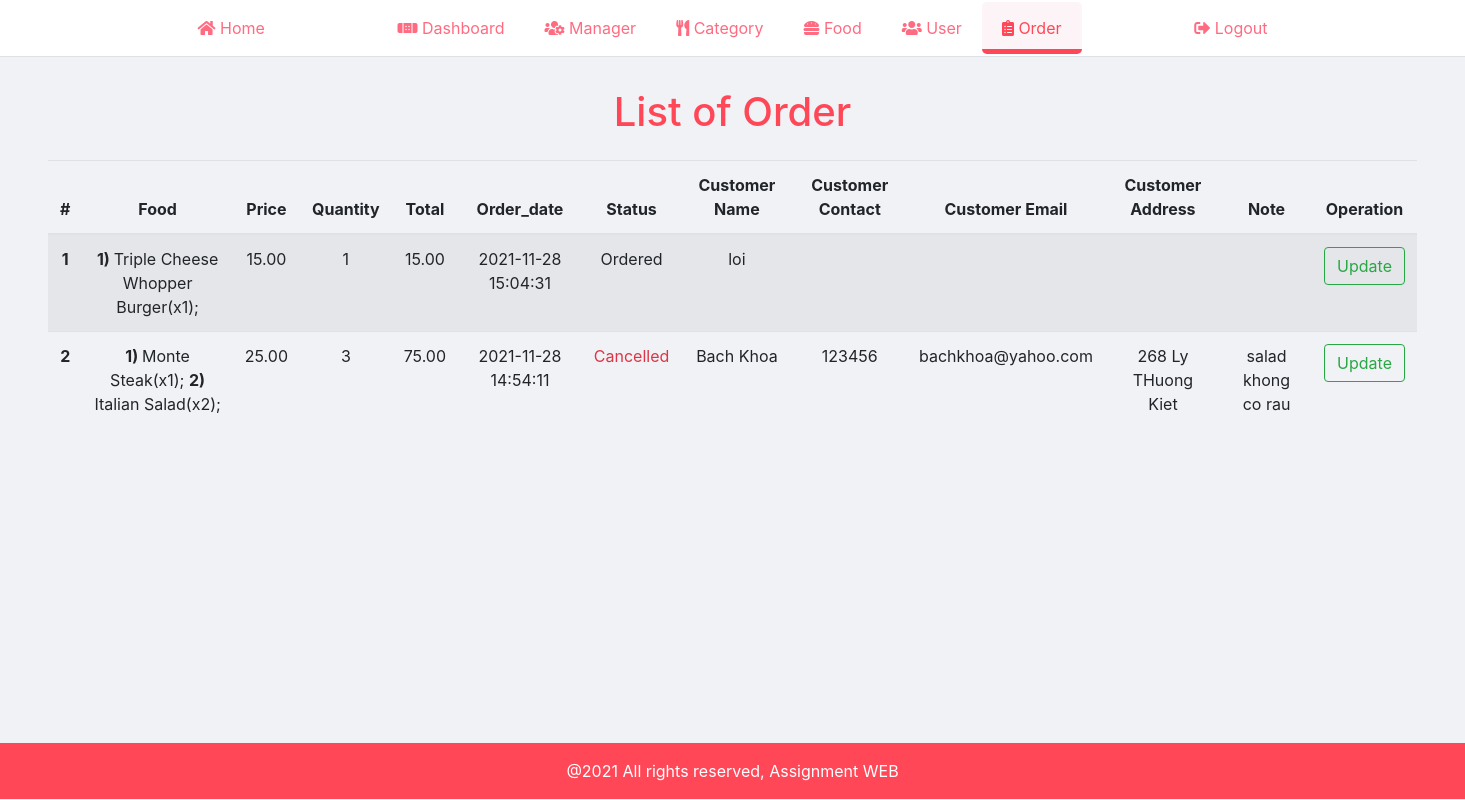
Page /manager_page/order/order.php (signed in) on the earlier database version.
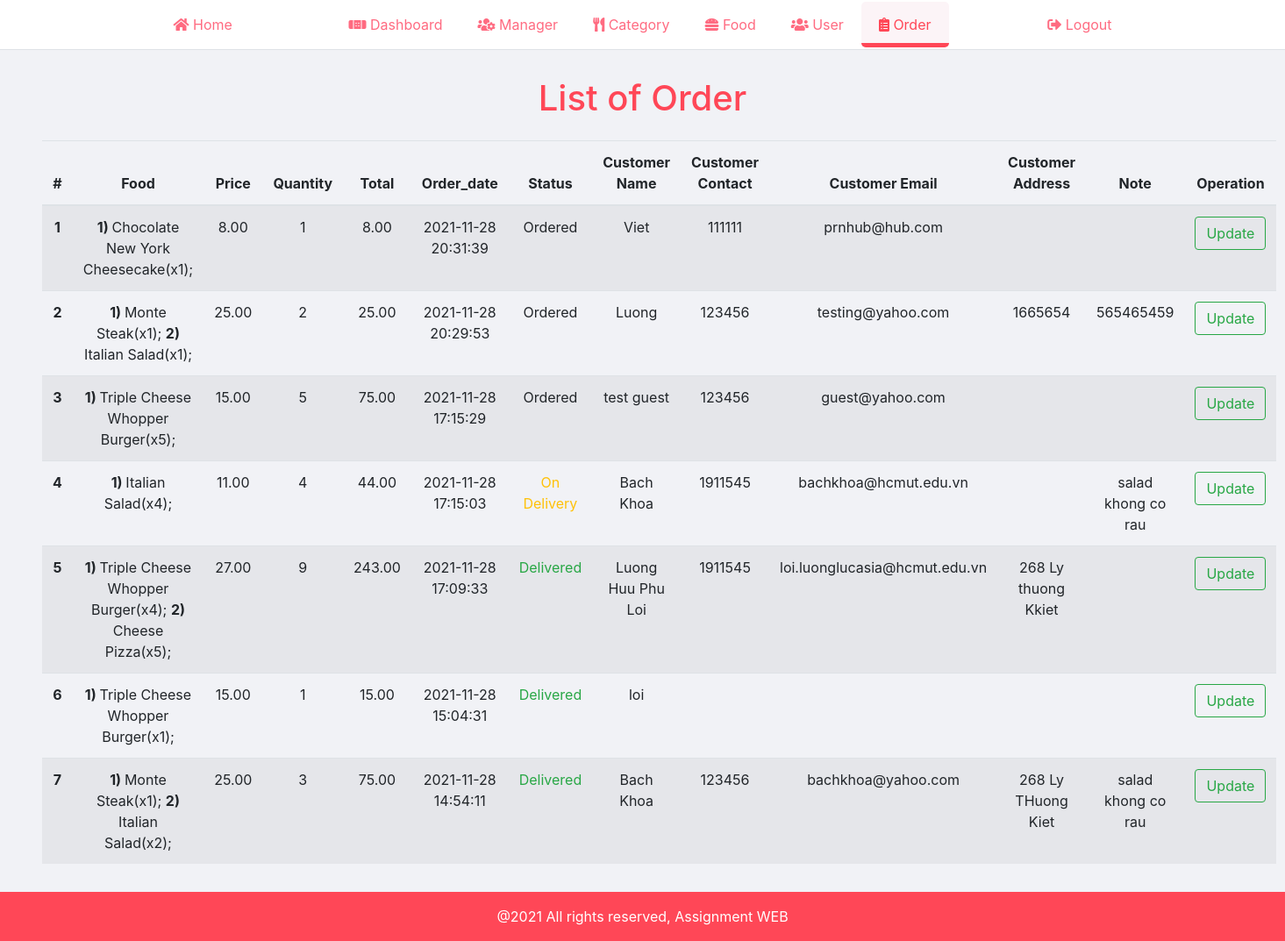
Same page on the later database version.
### tables this page shows
CREATE TABLE `food_order` (
  `id` int(10) UNSIGNED NOT NULL,
  `food` varchar(500) NOT NULL,
  `price` decimal(10,2) NOT NULL,
  `quantity` int(11) NOT NULL,
  `total` decimal(10,2) NOT NULL,
  `order_date` datetime NOT NULL,
  `status` varchar(50) NOT NULL,
  `customer_name` varchar(150) NOT NULL,
  `customer_contact` varchar(20) NOT NULL,
  `customer_email` varchar(150) NOT NULL,
  `customer_address` varchar(255) NOT NULL,
  `note` varchar(255) NOT NULL
);

### manager_page/order/order.php (the view, shortened to what this page needs)
<?php
    include('../partials/header.php');
?>
    <div class="content">
        <div class="py-3 px-5 mobile__content">
            <h1 class="text-center primary-color mt-3">List of Order</h1>
            <table class="table table-striped mt-4 d-none d-xl-block">
                <thead>
                    <tr>
                        <th scope="col" class="text-center">#</th>
                        <th scope="col" class="text-center">Food</th>
                        <th scope="col" class="text-center">Price</th>
                        <th scope="col" class="text-center">Quantity</th>
                        <th scope="col" class="text-center">Total</th>
                        <th scope="col" class="text-center">Order_date</th>
                        <th scope="col" class="text-center">Status</th>
                        <th scope="col" class="text-center">Customer Name</th>
                        <th scope="col" class="text-center">Customer Contact</th>
                        <th scope="col" class="text-center">Customer Email</th>
                        <th scope="col" class="text-center">Customer Address</th>
                        <th scope="col" class="text-center">Note</th>
                        <th scope="col" class="text-center">Operation</th>
                    </tr>
                </thead>
                <tbody>
                    <?php
                        $sql = "SELECT * FROM food_order ORDER BY id DESC";
                        $res = mysqli_query($connection, $sql);
                        $n = 1;
                        $count = mysqli_num_rows($res);
                        if ($count > 0) {
                            while ($row = mysqli_fetch_assoc($res)) {
                                $id = $row['id'];
                                $food = $row['food'];
                                $price = $row['price'];
                                $quantity = $row['quantity'];
                                $total = $row['total'];
                                $order_date = $row['order_date'];
                                $status = $row['status'];
                                $customer_name = $row['customer_name'];
                                $customer_contact = $row['customer_contact'];
                                $customer_email = $row['customer_email'];
                                $customer_address = $row['customer_address'];
                                $note = $row['note'];
                                ?>
                                    <tr>
                                        <th scope="row" class="text-center"><?php echo $n++; ?></th>
                                        <td class="text-center"><?php echo $food; ?></td>
                                        <td class="text-center"><?php echo $price; ?></td>
                                        <td class="text-center"><?php echo $quantity; ?></td>
                                        <td class="text-center"><?php echo $total; ?></td>
                                        <td class="text-center"><?php echo $order_date; ?></td>
                                        <td class="text-center">
                                            <?php
                                                if ($status == "Ordered") {
                                                    echo "<label>$status</label>";
                                                }
                                                else if ($status == "On Delivery") {
                                                    echo "<label class='text-warning'>$status</label>";
                                                }
                                                else if ($status == "Delivered") {
                                                    echo "<label class='text-success'>$status</label>";
                                                }
                                                else if ($status == "Cancelled") {
                                                    echo "<label class='text-danger'>$status</label>";
                                                }
                                            ?>
                                        </td>
                                        <td class="text-center"><?php echo $customer_name; ?></td>
                                        <td class="text-center"><?php echo $customer_contact; ?></td>
                                        <td class="text-center"><?php echo $customer_email; ?></td>
                                        <td class="text-center"><?php echo $customer_address; ?></td>
                                        <td class="text-center"><?php echo $note; ?></td>
                                        <td class="text-center">
                                            <a href="<?php echo SITEURL; ?>manager_page/order/update_order.php?id=<?php echo $id; ?>" class="btn btn-outline-success">Update</a>
                                        </td>
                                    </tr>
                                <?php
                            }
                        } else {
                            ?>
                                <tr>
                                    <td colspan="13"><div class="text-danger">No Order</div></td>
                                </tr>
                            <?php
                        }
                    ?>
                </tbody>
            </table>
        </div>
    </div>
<?php
    include('../partials/footer.php');
?>

### manager_page/partials/header.php (shortened to what this page needs)
<!DOCTYPE html>
<html lang="en">
<head>
    <?php
        if ($_SERVER['SCRIPT_NAME'] == "/assignmentWEB/manager_page/index.php") {
            echo "<link rel='stylesheet' href='../css/bootstrap.min.css'>";
        } else {
            echo "<link rel='stylesheet' href='../../css/bootstrap.min.css'>";
        }
        if ($_SERVER['SCRIPT_NAME'] == "/assignmentWEB/manager_page/index.php") {
            echo "<link rel='stylesheet' href='../css/manager.css'>";
        } else {
            echo "<link rel='stylesheet' href='../../css/manager.css'>";
        }
        if ($_SERVER['SCRIPT_NAME']=="/assignmentWEB/manager_page/index.php") {
            echo "<link rel='stylesheet' href='../font/fontawesome-free-5.15.4/css/all.min.css'>";
        } else {
            echo "<link rel='stylesheet' href='../../font/fontawesome-free-5.15.4/css/all.min.css'>";
        }
    ?>
</head>
<body>
    <div class="header border-bottom">
        <div class="py-3 container">
            <div class="mb-0 pl-0 d-flex justify-content-between align-items-center">
                <div>
                    <div class="">
                        <a class="header__item" href="<?php echo SITEURL; ?>">
                            <i class="fas fa-home"></i>
                            Home
                        </a>
                    </div>
                </div>
                <div class="d-none d-md-flex">
                    <div class="">
                        <a <?php if($_SERVER['SCRIPT_NAME']=="/assignmentWEB/manager_page/index.php") { ?>  class="header__item active"   <?php   }?> class="header__item" href="<?php echo SITEURL; ?>manager_page/index.php">
                            <i class="fas fa-band-aid"></i>
                            Dashboard
                        </a>
                    </div>
                    <div class="">
                        <a <?php if($_SERVER['SCRIPT_NAME']=="/assignmentWEB/manager_page/manager/manager.php" || $_SERVER['SCRIPT_NAME']=="/assignmentWEB/manager_page/manager/add_manager.php" || $_SERVER['SCRIPT_NAME']=="/assignmentWEB/manager_page/manager/update_manager.php" || $_SERVER['SCRIPT_NAME']=="/assignmentWEB/manager_page/manager/change_password.php") { ?>  class="header__item active"   <?php   }?> class="header__item" href="<?php echo SITEURL; ?>manager_page/manager/manager.php">
                            <i class="fas fa-users-cog"></i>
                            Manager
                        </a>
                    </div>
                    <div class="">
                        <a <?php if($_SERVER['SCRIPT_NAME']=="/assignmentWEB/manager_page/category/category.php" || $_SERVER['SCRIPT_NAME']=="/assignmentWEB/manager_page/category/add_category.php" || $_SERVER['SCRIPT_NAME']=="/assignmentWEB/manager_page/category/update_category.php") { ?>  class="header__item active"   <?php   }?> class="header__item" href="<?php echo SITEURL; ?>manager_page/category/category.php">
                            <i class="fas fa-utensils"></i>
                            Category
                        </a>
                    </div>
                    <div class="">
                        <a <?php if($_SERVER['SCRIPT_NAME']=="/assignmentWEB/manager_page/food/food.php" || $_SERVER['SCRIPT_NAME']=="/assignmentWEB/manager_page/food/add_food.php" || $_SERVER['SCRIPT_NAME']=="/assignmentWEB/manager_page/food/update_food.php") { ?>  class="header__item active"   <?php   }?> class="header__item" href="<?php echo SITEURL; ?>manager_page/food/food.php">
                            <i class="fas fa-hamburger"></i>
                            Food
                        </a>
                    </div>
                    <div class="">
                        <a <?php if($_SERVER['SCRIPT_NAME']=="/assignmentWEB/manager_page/user/user.php" || $_SERVER['SCRIPT_NAME']=="/assignmentWEB/manager_page/user/update_user.php" || $_SERVER['SCRIPT_NAME']=="/assignmentWEB/manager_page/user/change_password.php") { ?>  class="header__item active"   <?php   }?> class="header__item" href="<?php echo SITEURL; ?>manager_page/user/user.php">
                            <i class="fas fa-users"></i>
                            User
                        </a>
                    </div>
                    <div class="">
                        <a <?php if($_SERVER['SCRIPT_NAME']=="/assignmentWEB/manager_page/order/order.php" || $_SERVER['SCRIPT_NAME']=="/assignmentWEB/manager_page/order/update_order.php") { ?>  class="header__item active"   <?php   }?> class="header__item" href="<?php echo SITEURL; ?>manager_page/order/order.php">
                            <i class="fas fa-clipboard-list"></i>
                            Order
                        </a>
                    </div>
                </div>
                <div class="d-none d-md-flex">
                    <div class="">
                        <a class="header__item" href="<?php echo SITEURL; ?>manager_page/logout.php">
                            <i class="fas fa-sign-out-alt"></i>
                            Logout
                        </a>
                    </div>
                </div>
            </div>
        </div>
    </div>

### manager_page/partials/footer.php (shortened to what this page needs)
    <div class="footer">
        <div class="py-3 container">
            <p class="mb-0 text-center">@2021 All rights reserved, Assignment WEB</p>
        </div>
    </div>
</body>
</html>

### css/manager.css (style rules this page uses)
.primary-color { color: #ff4757; }
.header { position: fixed; top: 0; left: 0; right: 0; background-color: white; }
.header__item { min-width: 80px; padding: 16px 20px 11px 20px; color: #ff6b81; border-radius: 5px; border-bottom: 5px solid transparent; cursor: pointer; transition: all 0.5s ease; }
.header__item.active { color: #ff4757; opacity: 1; border-color: #ff4757; background-color: rgba(194, 53, 100, 0.05); }
.content { margin-top: 56px; background-color: #f1f2f6; min-height: calc(100vh - 113px); }
.footer { background-color: #ff4757; color: white; }

Differences in the rows shown:
added food_order: food "1) Chocolate New York Cheesecake(x1);", price "8.00", quantity "1", total "8.00", order_date "2021-11-28 20:31:39", status "Ordered", customer_name "Viet", customer_contact "111111", customer_email "prnhub@hub.com"
added food_order: food "1) Monte Steak(x1); 2) Italian Salad(x1);", price "25.00", quantity "2", total "25.00", order_date "2021-11-28 20:29:53", status "Ordered", customer_name "Luong", customer_contact "123456", customer_email "testing@yahoo.com", customer_address "1665654", note "565465459"
added food_order: food "1) Triple Cheese Whopper Burger(x5);", price "15.00", quantity "5", total "75.00", order_date "2021-11-28 17:15:29", status "Ordered", customer_name "test guest", customer_contact "123456", customer_email "guest@yahoo.com"
added food_order: food "1) Italian Salad(x4);", price "11.00", quantity "4", total "44.00", order_date "2021-11-28 17:15:03", status "On Delivery", customer_name "Bach Khoa", customer_contact "1911545", customer_email "bachkhoa@hcmut.edu.vn", note "salad khong co rau"
added food_order: food "1) Triple Cheese Whopper Burger(x4); 2) Cheese Pizza(x5);", price "27.00", quantity "9", total "243.00", order_date "2021-11-28 17:09:33", status "Delivered", customer_name "Luong Huu Phu Loi", customer_contact "1911545", customer_email "loi.luonglucasia@hcmut.edu.vn", customer_address "268 Ly thuong Kkiet"
changed food_order "1) Triple Cheese Whopper Burger(x1);": status "Ordered" → "Delivered"
changed food_order "1) Monte Steak(x1); 2) Italian Salad(x2);": status "Cancelled" → "Delivered"
